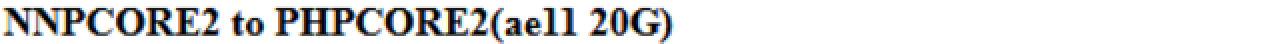
#> input picture Nokia_OCR/Data/Data/cropTextImg/portion_10_1.png, 642 x 22 px, found by its file name (shown 2 times larger); its folder holds only this picture in this run
$ jupyter execute --allow-errors OCR-Copy1.ipynb   (older library calls are emulated)
#> lines starting #> are read from the running program, lines starting #| are printed output that depends on the picture
#> in load_images_from_folder, img is the input picture: shape (22, 642, 3); mean B, G, R 222.7, 222.5, 222.5
[cell 1]
# """
# Description : OCR
# """

"""
Author: Ritvik Kapila
"""


from PIL import Image,ImageOps
import numpy as np
import pytesseract
import cv2
import os
import matplotlib.pyplot as plt
import matplotlib.image as mpimg
import pandas as pd

from matplotlib.pyplot import figure

[cell 2]
# All the required functions

def residual_noise_removal(s):
    s=s.replace("aell1","ae11")
    s=s.replace("aell","ae11")
    s=s.replace("ael","ae1")
    s=s.replace("]1","1")
    s=s.replace("]","1")
    s=s.replace("?","2")
    s=s.replace("corel","core1")
    s=s.replace("EHPCOREI1","EHPCORE1")
    s=s.replace("AF10","AE10")
    s=s.replace("BEPCORE 1","BEPCORE1")
    s=s.replace("ae113","ae13")
    s=s.replace("IPREKP1524","IPREKP152A")
    s=s.replace("IPRNNP151 to PRGHP155 BE40(40G)","IPRNNP151 to IPRGHP155 BE40(40G)")
    s=s.replace("IPRMICP155-TEPCORE1:BE15","IPRMCP155-TEPCORE1:BE15")
    s=s.replace("NNPCORE1I to TEPCORE1(ae11 100G)","NNPCORE1 to TEPCORE1(ae11 100G)")
    s=s.replace("GTPCORE1-BEPCORE1 AEF9 : Intra capital Link(100G)","GTPCORE1-BEPCORE1 AE9 : Intra capital Link(100G)")
    s=s.replace("EHPCORE2-AEPCORE2 ae110 : Intracapital Link(20G)","EHPCORE2-AEPCORE2 ae10 : Intracapital Link(20G)")
    s=s.replace("EX-NN Primary Link - IPRNNP152 to IPREXP156 — Bundle-","EX-NN Primary Link - IPRNNP152 to IPREXP156 -- Bundle-")
    s=s.replace("EX-NN Primary Link - IPRNNP152 to IPREXP156 — Bundle-","EX-NN Primary Link - IPRNNP152 to IPREXP156 -- Bundle-")
    s=s.replace("EK-GH Secondary Link - IPREKP152A to IPRGHP156A — Bundle-","EK-GH Secondary Link - IPREKP152A to IPRGHP156A -- Bundle-")
    return s

def remove_noise_and_smooth(img):
    kernel = np.ones((1, 1), np.uint8)
    opening = cv2.morphologyEx(img, cv2.MORPH_OPEN, kernel)
    closing = cv2.morphologyEx(opening, cv2.MORPH_CLOSE, kernel)

    or_image = cv2.bitwise_or(img, closing)
    return or_image

def textCheck(imgData):
# """
# Input : Image
# output : text found in image
# """
    ret,img = cv2.threshold(np.array(imgData), 125, 255, cv2.THRESH_BINARY)
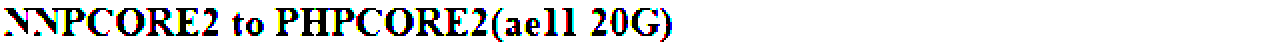
#> img: shape (22, 642, 3) (shown 2 times larger); mean B, G, R 222.7, 223.4, 222.6

    #remove noise
    img=remove_noise_and_smooth(img)
    new_image = Image.fromarray(img.astype(np.uint8))

    # padding and expansion
    new_image=ImageOps.expand(new_image,(0,0,0,10),(256,256,256))
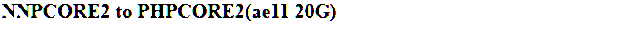
#> new_image: PIL image 642x32 RGB; mean R, G, B 232.8, 233.2, 232.7
    new_image = Image.fromarray(np.array(new_image)).convert('L') #now need gray scale
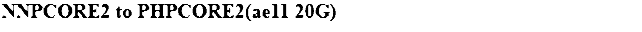
#> new_image: PIL image 642x32 L; min 0, max 255, mean 233.1

    basewidth = 900

    new_image = new_image.resize((900,47), Image.ANTIALIAS)
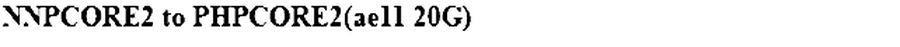
#> new_image: PIL image 900x47 L; min 0, max 255, mean 232.7

    text = pytesseract.image_to_string(new_image, lang = 'eng')


    return text.strip()


# [7 lines of commented-out code are left out]

[cell 3]
# This function takes all the images from a folder and makes a dataframe which contains the name of the file, the output by
# Sunil sir, the output after applying the logic and an empty column which has to be filled manually to check the actual correct output.

def load_images_from_folder(folder):
    i=0                                  # This is just a counter to make sure the code is running
    images = []                          # Image array in which all the images from the folder are stored
    data = []
    df = pd.DataFrame(data, columns = ['Graph_Name', 'Original Title', 'Simple OCR1', 'OCR_Updated (OCR2)'])
    for filename in os.listdir(folder):
        img = cv2.imread(os.path.join(folder,filename))
        t = textCheck(img)
        df = df.append({'Graph_Name' : filename, 'Simple OCR1' : t,'OCR_Updated (OCR2)' : residual_noise_removal(t)} , ignore_index=True)
        i=i+1
        print(i)
        if img is not None:
            images.append(img)
    return images, df
